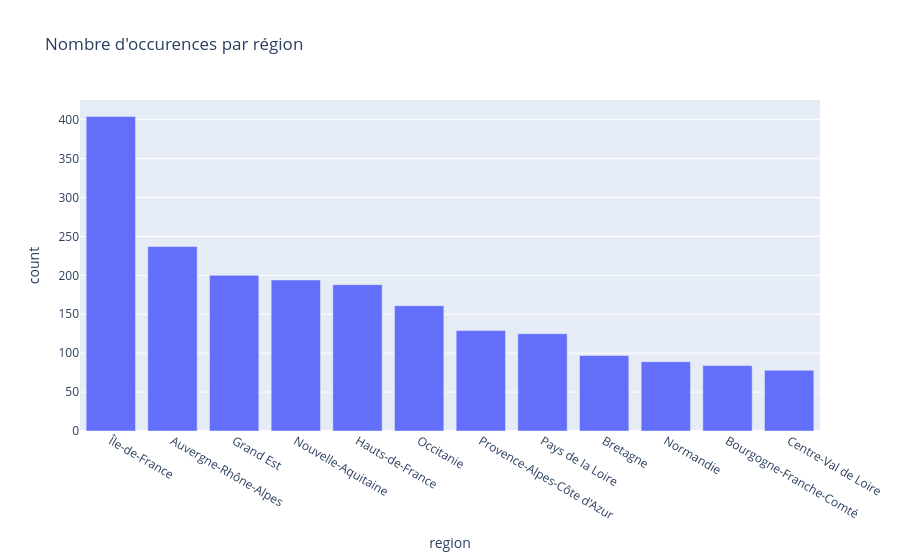

Notebook cell for this chart:
### Code cell
px.bar(df_counts, x="region", y="count", title="Nombre d'occurences par région")

### Figure 1 — Plotly figure (JSON) as saved in the notebook; plotly's stock layout.template omitted (floating-point values rounded to 4 significant figures)
{"data": [{"hovertemplate": "region=%{x}<br>count=%{y}<extra></extra>", "legendgroup": "", "marker": {"color": "#636efa", "pattern": {"shape": ""}}, "name": "", "orientation": "v", "showlegend": false, "textposition": "auto", "type": "bar", "x": ["Île-de-France", "Auvergne-Rhône-Alpes", "Grand Est", "Nouvelle-Aquitaine", "Hauts-de-France", "Occitanie", "Provence-Alpes-Côte d'Azur", "Pays de la Loire", "Bretagne", "Normandie", "Bourgogne-Franche-Comté", "Centre-Val de Loire"], "xaxis": "x", "y": [404, 237, 200, 194, 188, 161, 129, 125, 97, 89, 84, 78], "yaxis": "y"}], "layout": {"barmode": "relative", "legend": {"tracegroupgap": 0}, "title": {"text": "Nombre d'occurences par région"}, "xaxis": {"anchor": "y", "domain": [0, 1], "title": {"text": "region"}}, "yaxis": {"anchor": "x", "domain": [0, 1], "title": {"text": "count"}}}}
